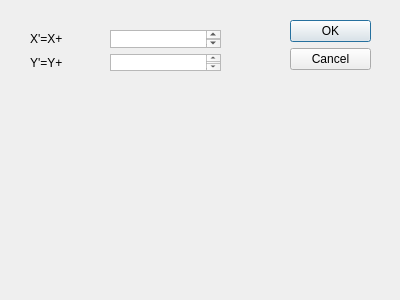
<?xml version="1.0" encoding="UTF-8"?>
<ui version="4.0">
 <class>moveDialog</class>
 <widget class="QDialog" name="moveDialog">
  <property name="geometry">
   <rect>
    <x>0</x>
    <y>0</y>
    <width>400</width>
    <height>300</height>
   </rect>
  </property>
  <property name="windowTitle">
   <string>Dialog</string>
  </property>
  <widget class="QDialogButtonBox" name="buttonBox">
   <property name="geometry">
    <rect>
     <x>290</x>
     <y>20</y>
     <width>81</width>
     <height>241</height>
    </rect>
   </property>
   <property name="orientation">
    <enum>Qt::Vertical</enum>
   </property>
   <property name="standardButtons">
    <set>QDialogButtonBox::Cancel|QDialogButtonBox::Ok</set>
   </property>
  </widget>
  <widget class="QWidget" name="">
   <property name="geometry">
    <rect>
     <x>30</x>
     <y>30</y>
     <width>71</width>
     <height>42</height>
    </rect>
   </property>
   <layout class="QVBoxLayout" name="verticalLayout">
    <item>
     <widget class="QLabel" name="movexlabel">
      <property name="text">
       <string>X'=X+</string>
      </property>
     </widget>
    </item>
    <item>
     <widget class="QLabel" name="moveylabel">
      <property name="text">
       <string>Y'=Y+</string>
      </property>
     </widget>
    </item>
   </layout>
  </widget>
  <widget class="QWidget" name="">
   <property name="geometry">
    <rect>
     <x>110</x>
     <y>30</y>
     <width>111</width>
     <height>41</height>
    </rect>
   </property>
   <layout class="QVBoxLayout" name="verticalLayout_2">
    <item>
     <widget class="QTextEdit" name="xEdit"/>
    </item>
    <item>
     <widget class="QTextEdit" name="yEdit"/>
    </item>
   </layout>
  </widget>
 </widget>
 <resources/>
 <connections>
  <connection>
   <sender>buttonBox</sender>
   <signal>accepted()</signal>
   <receiver>moveDialog</receiver>
   <slot>accept()</slot>
   <hints>
    <hint type="sourcelabel">
     <x>248</x>
     <y>254</y>
    </hint>
    <hint type="destinationlabel">
     <x>157</x>
     <y>274</y>
    </hint>
   </hints>
  </connection>
  <connection>
   <sender>buttonBox</sender>
   <signal>rejected()</signal>
   <receiver>moveDialog</receiver>
   <slot>reject()</slot>
   <hints>
    <hint type="sourcelabel">
     <x>316</x>
     <y>260</y>
    </hint>
    <hint type="destinationlabel">
     <x>286</x>
     <y>274</y>
    </hint>
   </hints>
  </connection>
 </connections>
</ui>
